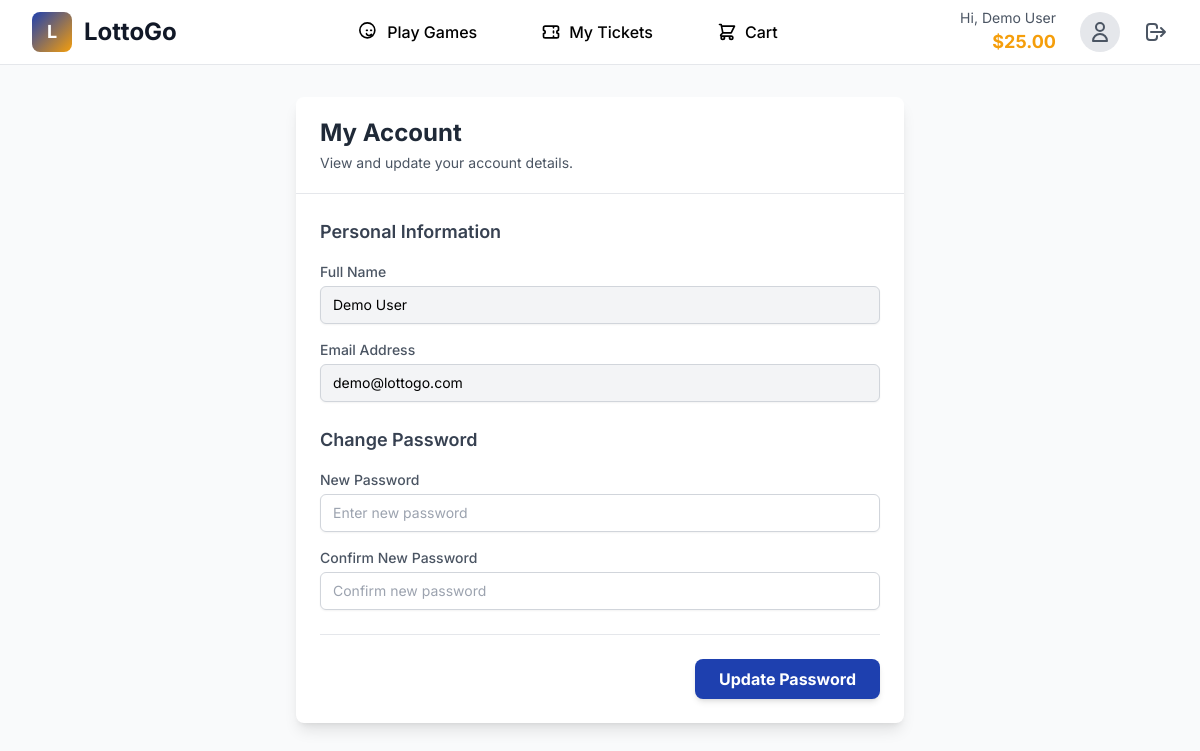
Page /account (signed in) on the committed database.
### models.py (models this page shows)
class User(db.Model):
    __tablename__ = 'user'
    id: Mapped[int] = mapped_column(Integer, primary_key=True)
    email: Mapped[str] = mapped_column(String(120), unique=True, nullable=False)
    name: Mapped[str] = mapped_column(String(100), nullable=False)
    phone: Mapped[str] = mapped_column(String(20), nullable=True)
    password: Mapped[str] = mapped_column(String(100), nullable=False) # In a real app, this should be hashed
    is_identity_verified: Mapped[bool] = mapped_column(Boolean, default=False)
    wallet_balance: Mapped[float] = mapped_column(Float, default=0.0)
    tickets: Mapped[list["Ticket"]] = relationship(back_populates="user")
    favorite_numbers: Mapped[list["FavoriteNumber"]] = relationship(back_populates="user")

### app.py (the view, shortened to what this page needs)
@app.route('/account', methods=['GET', 'POST'])
def account():
    login_check = require_login()
    if login_check:
        return login_check
    user = get_current_user()
    return render_template('account.html', user=user)

### app.py (called while the page is built)
def is_logged_in():
    return 'user_id' in session

def get_current_user():
    if is_logged_in():
        return db.session.get(User, session['user_id'])
    return None

def require_login():
    if not is_logged_in():
        flash('Please log in to access this page.', 'error')
        return redirect(url_for('login'))
    return None

### templates/account.html (shortened to what this page needs)
{% extends "base.html" %}
{% block navigation %}
    {% include 'components/_dashboard_nav.html' %}
{% endblock %}
{% block content %}
<div class="min-h-screen bg-gray-50 py-8">
    <div class="max-w-2xl mx-auto px-4 sm:px-6 lg:px-8">
        <div class="bg-white shadow-lg rounded-lg overflow-hidden">
            <div class="px-6 py-5 border-b border-gray-200">
                <h1 class="text-2xl font-bold text-gray-800">My Account</h1>
                <p class="text-sm text-gray-600 mt-1">View and update your account details.</p>
            </div>
            <form action="{{ url_for('account') }}" method="POST" class="p-6 space-y-6">
                <div>
                    <h2 class="text-lg font-semibold text-gray-700">Personal Information</h2>
                    <div class="mt-4 space-y-4">
                        <div>
                            <label for="name" class="block text-sm font-medium text-gray-600">Full Name</label>
                            <input type="text" id="name" name="name" value="{{ user.name }}" readonly class="mt-1 block w-full px-3 py-2 bg-gray-100 border border-gray-300 rounded-md shadow-sm focus:outline-none sm:text-sm">
                        </div>
                        <div>
                            <label for="email" class="block text-sm font-medium text-gray-600">Email Address</label>
                            <input type="email" id="email" name="email" value="{{ user.email }}" readonly class="mt-1 block w-full px-3 py-2 bg-gray-100 border border-gray-300 rounded-md shadow-sm focus:outline-none sm:text-sm">
                        </div>
                    </div>
                </div>
                <div>
                    <h2 class="text-lg font-semibold text-gray-700">Change Password</h2>
                    <div class="mt-4 space-y-4">
                        <div>
                            <label for="new_password" class="block text-sm font-medium text-gray-600">New Password</label>
                            <input type="password" id="new_password" name="new_password" class="mt-1 block w-full px-3 py-2 border border-gray-300 rounded-md shadow-sm placeholder-gray-400 focus:outline-none focus:ring-lotto-blue focus:border-lotto-blue sm:text-sm" placeholder="Enter new password">
                        </div>
                        <div>
                            <label for="confirm_password" class="block text-sm font-medium text-gray-600">Confirm New Password</label>
                            <input type="password" id="confirm_password" name="confirm_password" class="mt-1 block w-full px-3 py-2 border border-gray-300 rounded-md shadow-sm placeholder-gray-400 focus:outline-none focus:ring-lotto-blue focus:border-lotto-blue sm:text-sm" placeholder="Confirm new password">
                        </div>
                    </div>
                </div>
                <div class="pt-6 border-t border-gray-200 flex justify-end">
                    <button type="submit" class="bg-lotto-blue hover:bg-blue-700 text-white font-bold py-2 px-6 rounded-lg transition-colors shadow-md">
                        Update Password
                    </button>
                </div>
            </form>
        </div>
    </div>
</div>
{% endblock %}

### templates/components/_dashboard_nav.html (shortened to what this page needs)
<nav class="bg-white shadow-sm border-b border-gray-200">
    <div class="max-w-7xl mx-auto px-4 sm:px-6 lg:px-8">
        <div class="flex justify-between items-center h-16">
            <div class="flex-shrink-0">
                <a href="{{ url_for('dashboard') }}" class="flex items-center">
                    <div class="w-10 h-10 bg-gradient-to-br from-lotto-blue to-lotto-gold rounded-lg flex items-center justify-center">
                        <span class="text-white font-bold text-lg">L</span>
                    </div>
                    <span class="ml-3 text-2xl font-bold text-gray-900">LottoGo</span>
                </a>
            </div>
            <div class="hidden md:flex items-center space-x-8">
                <a href="{{ url_for('dashboard') }}"
                   class="flex items-center space-x-2 px-4 py-2 rounded-lg transition-colors {% if request.endpoint == 'dashboard' %}nav-tab-active{% else %}nav-tab-inactive{% endif %}">
                    <svg class="w-5 h-5" fill="none" stroke="currentColor" viewBox="0 0 24 24">
                        <path stroke-linecap="round" stroke-linejoin="round" stroke-width="2" d="M14.828 14.828a4 4 0 01-5.656 0M9 10h1m4 0h1m-6 4h.01M19 10a9 9 0 11-18 0 9 9 0 0118 0z"></path>
                    </svg>
                    <span class="font-medium">Play Games</span>
                </a>
                <a href="{{ url_for('my_tickets') }}"
                   class="flex items-center space-x-2 px-4 py-2 rounded-lg transition-colors {% if request.endpoint == 'my_tickets' %}nav-tab-active{% else %}nav-tab-inactive{% endif %}">
                    <svg class="w-5 h-5" fill="none" stroke="currentColor" viewBox="0 0 24 24">
                        <path stroke-linecap="round" stroke-linejoin="round" stroke-width="2" d="M15 5v2m0 4v2m0 4v2M5 5a2 2 0 00-2 2v3a2 2 0 110 4v3a2 2 0 002 2h14a2 2 0 002-2v-3a2 2 0 110-4V7a2 2 0 00-2-2H5z"></path>
                    </svg>
                    <span class="font-medium">My Tickets</span>
                </a>
                <a href="{{ url_for('cart') }}"
                   class="relative flex items-center space-x-2 px-4 py-2 rounded-lg transition-colors {% if request.endpoint == 'cart' %}nav-tab-active{% else %}nav-tab-inactive{% endif %}">
                    <svg class="w-5 h-5" fill="none" stroke="currentColor" viewBox="0 0 24 24">
                        <path stroke-linecap="round" stroke-linejoin="round" stroke-width="2" d="M3 3h2l.4 2M7 13h10l4-8H5.4M7 13L5.4 5M7 13l-2.293 2.293c-.63.63-.184 1.707.707 1.707H17m0 0a2 2 0 100 4 2 2 0 000-4zm-8 2a2 2 0 11-4 0 2 2 0 014 0z"></path>
                    </svg>
                    <span class="font-medium">Cart</span>
                </a>
            </div>
            <div class="hidden md:flex items-center space-x-6">
                <div class="text-right">
                    <p class="text-sm text-gray-600">Hi, {{ user.name }}</p>
                    <p class="text-lg font-bold text-lotto-gold">${{ "%.2f"|format(user.wallet_balance) }}</p>
                </div>
                <a href="{{ url_for('account') }}">
                    <div class="w-10 h-10 bg-gray-200 rounded-full flex items-center justify-center">
                        <svg class="w-6 h-6 text-gray-600" fill="none" stroke="currentColor" viewBox="0 0 24 24">
                            <path stroke-linecap="round" stroke-linejoin="round" stroke-width="2" d="M16 7a4 4 0 11-8 0 4 4 0 018 0zM12 14a7 7 0 00-7 7h14a7 7 0 00-7-7z"></path>
                        </svg>
                    </div>
                </a>
                <a href="{{ url_for('logout') }}"
                   class="text-gray-600 hover:text-red-600 transition-colors">
                    <svg class="w-6 h-6" fill="none" stroke="currentColor" viewBox="0 0 24 24">
                        <path stroke-linecap="round" stroke-linejoin="round" stroke-width="2" d="M17 16l4-4m0 0l-4-4m4 4H7m6 4v1a3 3 0 01-3 3H6a3 3 0 01-3-3V7a3 3 0 013-3h4a3 3 0 013 3v1"></path>
                    </svg>
                </a>
            </div>
        </div>
    </div>
</nav>

### rows in the picture
User: name "Demo User", wallet_balance "25.00", email "demo@lottogo.com"
